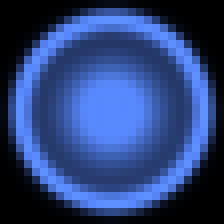
#> input picture assets/rotns-img/ball_l_blue.png, 28 x 28 px, found by its file name (shown 8 times larger); its folder holds only this picture in this run
$ python rotns_contact_sheet.py
#> lines starting #> are read from the running program, lines starting #| are printed output that depends on the picture
#!/usr/bin/env python3
"""素材拼板质检图（PLAN §8.1）：assets/rotns-img 全件缩略拼到一张板。"""
import math
import os
import sys

from PIL import Image, ImageDraw

SRC = sys.argv[1] if len(sys.argv) > 1 else "assets/rotns-img"
OUT = sys.argv[2] if len(sys.argv) > 2 else "output/imagegen/inb/contact-sheet.png"
CELL = 128
COLS = 7

files = sorted(f for f in os.listdir(SRC) if f.endswith(".png"))
rows = math.ceil(len(files) / COLS)
sheet = Image.new("RGB", (COLS * CELL, rows * (CELL + 16)), (24, 16, 36))
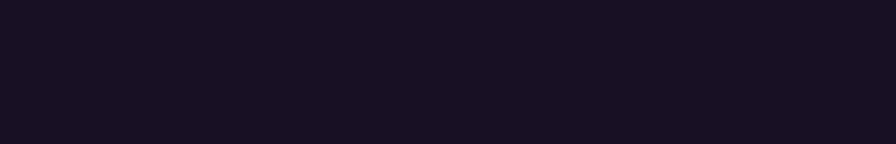
#> sheet: PIL image 896x144 RGB; mean R, G, B 24, 16, 36
draw = ImageDraw.Draw(sheet)
for i, f in enumerate(files):
    im = Image.open(os.path.join(SRC, f)).convert("RGBA")
#> im is the input picture: PIL image 28x28 RGBA; mean R, G, B, A 43.1, 66.1, 122.1, 255
    im.thumbnail((CELL - 8, CELL - 8), Image.LANCZOS)
    x = (i % COLS) * CELL
    y = (i // COLS) * (CELL + 16)
    # additive 件（黑底）直接贴；chroma 件垫棋盘底
    bg = Image.new("RGBA", (im.width, im.height), (40, 40, 40, 255))
    bg.alpha_composite(im)
    sheet.paste(bg.convert("RGB"), (x + (CELL - im.width) // 2, y + (CELL - im.height) // 2))
    draw.text((x + 4, y + CELL - 2), f.replace(".png", ""), fill=(200, 180, 220))
os.makedirs(os.path.dirname(OUT), exist_ok=True)
sheet.save(OUT)
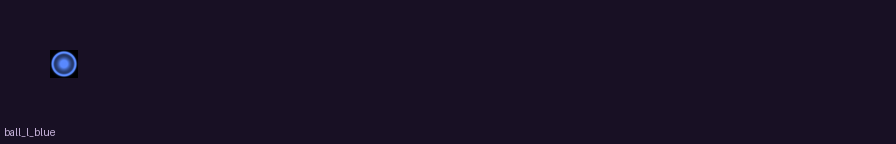
#> saved as contact-sheet.png: PIL image 896x144 RGB; mean R, G, B 24.3, 16.4, 36.7
print(f"wrote {OUT} ({len(files)} items)")

$ run again, on assets/rotns-img/hud_panel.png
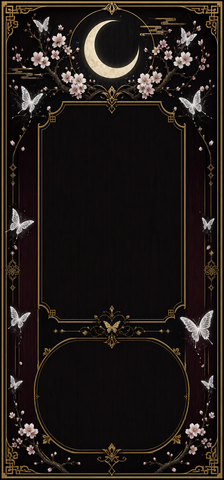
#> input picture assets/rotns-img/hud_panel.png, 224 x 480 px, found by its file name
#> `sheet.paste(bg.convert("RGB"), (x + (CELL - im.width) // 2, y + (CELL ..`:
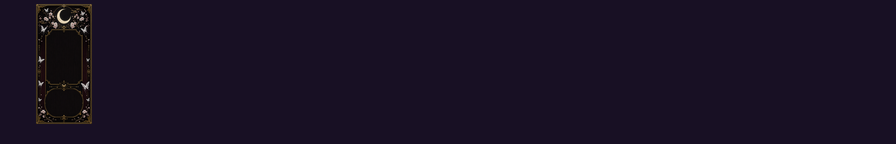
#> sheet: PIL image 896x144 RGB; mean R, G, B 24.5, 16.6, 35.3
#> `sheet.save(OUT)`:
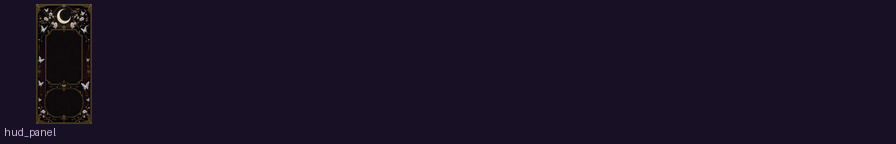
#> saved as contact-sheet.png: PIL image 896x144 RGB; mean R, G, B 24.7, 16.7, 35.5
